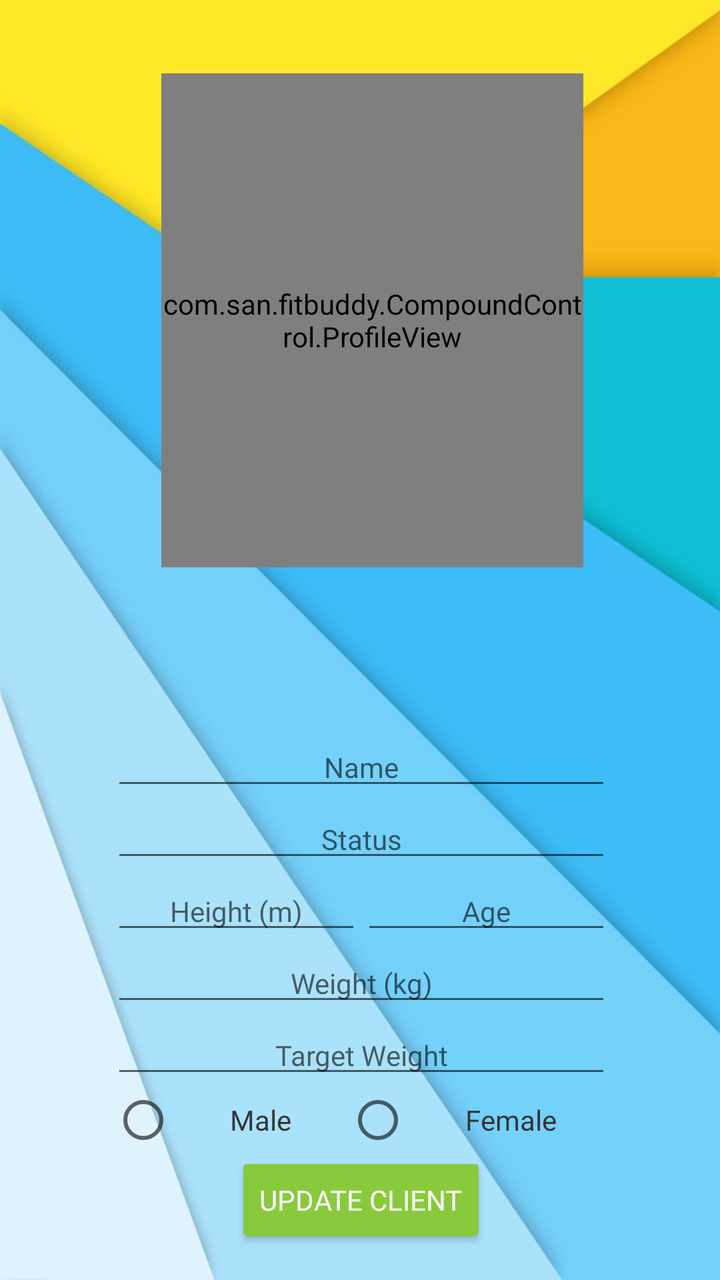
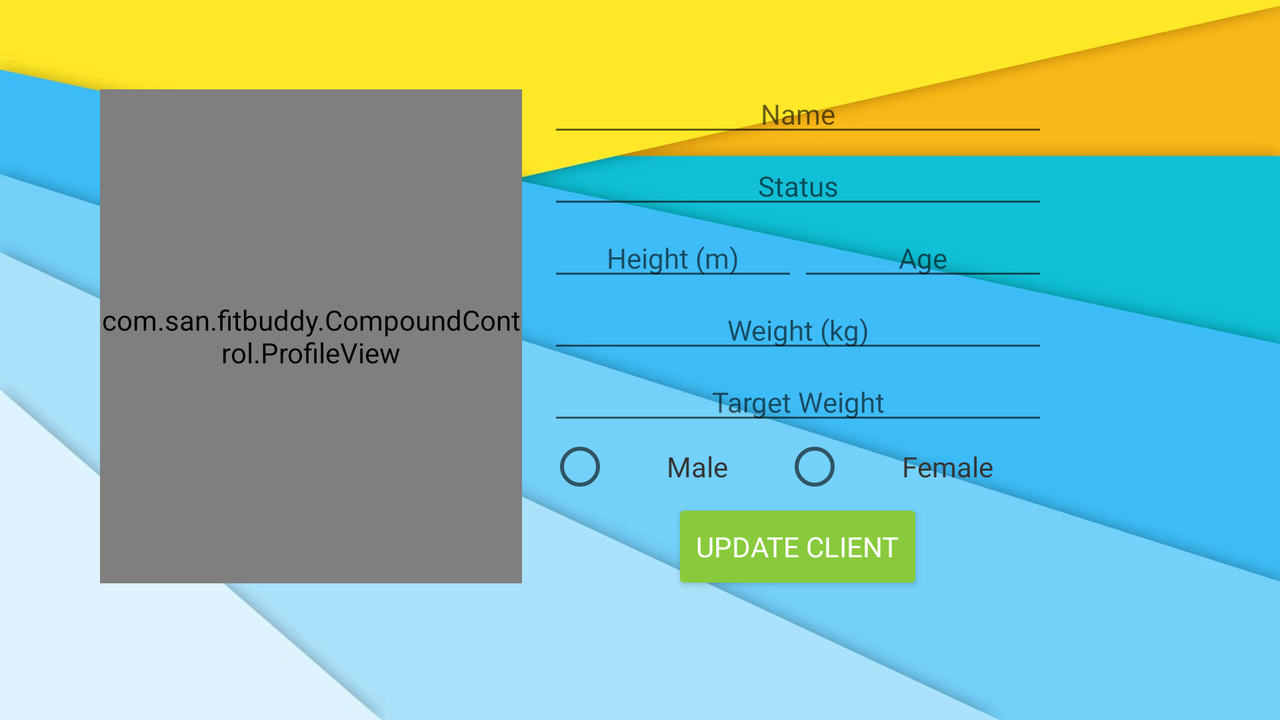

Two renders of one Android screen. The first uses the default layout on a phone; the second uses the alternative layout the repository ships for a different screen configuration, on a matching device. The two XML files are below.
<!-- AndroidManifest.xml: application theme AppTheme -->
<!-- res/layout/activity_update_client.xml -->
<?xml version="1.0" encoding="utf-8"?>
<androidx.constraintlayout.widget.ConstraintLayout xmlns:android="http://schemas.android.com/apk/res/android"
    xmlns:app="http://schemas.android.com/apk/res-auto"
    xmlns:tools="http://schemas.android.com/tools"
    android:layout_width="match_parent"
    android:layout_height="match_parent"
    tools:context=".Activities.UpdateClientActivity"
    android:background="@drawable/background_texture_3">

    <LinearLayout
        android:id="@+id/linearLayout2"
        android:layout_width="250dp"
        android:layout_height="wrap_content"
        android:layout_marginStart="50dp"
        android:layout_marginEnd="50dp"
        android:layout_marginBottom="16dp"
        android:gravity="center"
        android:orientation="vertical"
        app:layout_constraintBottom_toBottomOf="parent"
        app:layout_constraintEnd_toEndOf="parent"
        app:layout_constraintHorizontal_bias="0.571"
        app:layout_constraintStart_toStartOf="parent">

        <LinearLayout
            android:layout_width="match_parent"
            android:layout_height="wrap_content"
            android:orientation="horizontal">

            <EditText
                android:id="@+id/updateClientName"
                android:layout_width="0dp"
                android:layout_height="wrap_content"
                android:layout_weight="1"
                android:cursorVisible="true"
                android:ems="10"
                android:fontFamily="@font/comfortaa_light"
                android:hapticFeedbackEnabled="true"
                android:hint="@string/add_client_name"
                android:inputType="textPersonName"
                android:singleLine="true"
                android:textAlignment="center"
                android:textAppearance="@style/TextAppearance.AppCompat.Body1"
                android:textColor="#000000"
                android:textSize="14sp"
                android:tooltipText="@string/add_client_name" />
        </LinearLayout>

        <LinearLayout
            android:layout_width="match_parent"
            android:layout_height="wrap_content"
            android:orientation="horizontal">

            <EditText
                android:id="@+id/updateClientStatus"
                android:layout_width="0dp"
                android:layout_height="wrap_content"
                android:layout_weight="1"
                android:ems="10"
                android:fontFamily="@font/comfortaa_light"
                android:hint="@string/update_client_status"
                android:inputType="textPersonName"
                android:textAlignment="center"
                android:textColor="#000000"
                android:textSize="14sp" />
        </LinearLayout>

        <LinearLayout
            android:layout_width="match_parent"
            android:layout_height="wrap_content"
            android:orientation="horizontal">

            <EditText
                android:id="@+id/updateClientHeight"
                android:layout_width="0dp"
                android:layout_height="wrap_content"
                android:layout_weight="1"
                android:ems="10"
                android:fontFamily="@font/comfortaa_light"
                android:hint="@string/add_client_height"
                android:inputType="numberDecimal"
                android:textAlignment="center"
                android:textAppearance="@style/TextAppearance.AppCompat.Body1"
                android:textColor="#000000"
                android:textSize="14sp" />

            <EditText
                android:id="@+id/updateClientAge"
                android:layout_width="0dp"
                android:layout_height="wrap_content"
                android:layout_weight="1"
                android:ems="10"
                android:fontFamily="@font/comfortaa_light"
                android:hint="@string/add_client_age"
                android:inputType="number"
                android:textAlignment="center"
                android:textAppearance="@style/TextAppearance.AppCompat.Body1"
                android:textColor="#000000"
                android:textSize="14sp" />
        </LinearLayout>

        <LinearLayout
            android:layout_width="match_parent"
            android:layout_height="wrap_content"
            android:orientation="horizontal">

            <EditText
                android:id="@+id/updateClientWeight"
                android:layout_width="0dp"
                android:layout_height="wrap_content"
                android:layout_weight="1"
                android:ems="10"
                android:fontFamily="@font/comfortaa_light"
                android:hint="@string/add_client_weight"
                android:inputType="numberDecimal"
                android:textAlignment="center"
                android:textAppearance="@style/TextAppearance.AppCompat.Body1"
                android:textColor="#000000"
                android:textSize="14sp" />
        </LinearLayout>

        <LinearLayout
            android:layout_width="match_parent"
            android:layout_height="wrap_content"
            android:orientation="horizontal">

            <EditText
                android:id="@+id/updateClientTargWeight"
                android:layout_width="0dp"
                android:layout_height="wrap_content"
                android:layout_weight="1"
                android:ems="10"
                android:fontFamily="@font/comfortaa_light"
                android:hint="@string/add_client_tweight"
                android:inputType="numberDecimal"
                android:textAlignment="center"
                android:textAppearance="@style/TextAppearance.AppCompat.Body1"
                android:textColor="#000000"
                android:textSize="14sp" />
        </LinearLayout>

        <LinearLayout
            android:layout_width="match_parent"
            android:layout_height="wrap_content"
            android:orientation="horizontal">

            <RadioGroup
                android:layout_width="0dp"
                android:layout_height="wrap_content"
                android:layout_weight="1"
                android:orientation="horizontal"
                android:id="@+id/updateRadioGroup">

                <RadioButton
                    android:id="@+id/updateClientRadioMale"
                    android:layout_width="wrap_content"
                    android:layout_height="wrap_content"
                    android:layout_weight="1"
                    android:fontFamily="@font/comfortaa_light"
                    android:onClick="checkButton"
                    android:text="@string/add_client_gender_male"
                    android:textAlignment="center"
                    android:textAppearance="@style/TextAppearance.AppCompat.Small"
                    android:textColor="#353535" />

                <RadioButton
                    android:id="@+id/updateClientRadioFemale"
                    android:layout_width="wrap_content"
                    android:layout_height="wrap_content"
                    android:layout_weight="1"
                    android:fontFamily="@font/comfortaa_light"
                    android:onClick="checkButton"
                    android:text="@string/add_client_gender_female"
                    android:textAlignment="center"
                    android:textAppearance="@style/TextAppearance.AppCompat.Small"
                    android:textColor="#353535" />

            </RadioGroup>
        </LinearLayout>

        <Button
            android:id="@+id/updateButton"
            android:layout_width="wrap_content"
            android:layout_height="wrap_content"
            android:backgroundTint="#88CA3C"
            android:fontFamily="@font/comfortaa_light"
            android:gravity="center"
            android:text="@string/update_client"
            android:textColor="#FFFFFF" />
    </LinearLayout>

    <com.san.fitbuddy.CompoundControl.ProfileView
        android:id="@+id/updateClientProfile"
        android:layout_width="211dp"
        android:layout_height="247dp"
        android:layout_marginTop="10dp"
        app:layout_constraintBottom_toTopOf="@+id/linearLayout2"
        app:layout_constraintEnd_toEndOf="parent"
        app:layout_constraintHorizontal_bias="0.542"
        app:layout_constraintStart_toStartOf="parent"
        app:layout_constraintTop_toTopOf="parent"
        app:layout_constraintVertical_bias="0.248" />

</androidx.constraintlayout.widget.ConstraintLayout>
<!-- resources referenced by this layout -->
<resources>
  <!-- drawable background_texture_3: jpg bitmap (drawable, 39087 bytes) -->
  <string name="add_client_age">Age</string>
  <string name="add_client_gender_female">Female</string>
  <string name="add_client_gender_male">Male</string>
  <string name="add_client_height">Height (m)</string>
  <string name="add_client_name">Name</string>
  <string name="add_client_tweight">Target Weight</string>
  <string name="add_client_weight">Weight (kg)</string>
  <string name="update_client">Update client</string>
  <string name="update_client_status" translatable="false">Status</string>
  <style name="AppTheme" parent="Theme.AppCompat.Light.DarkActionBar">
          
          <item name="colorPrimary">#FAC01E</item>
          <item name="colorPrimaryDark">#C3630F</item>
          <item name="colorAccent">#283F3B</item>
      </style>
</resources>
<!-- res/layout-land/activity_update_client.xml (the repository's variant of the layout above) -->
<!-- drawn on the phone turned sideways -->
<?xml version="1.0" encoding="utf-8"?>
<androidx.constraintlayout.widget.ConstraintLayout xmlns:android="http://schemas.android.com/apk/res/android"
    xmlns:app="http://schemas.android.com/apk/res-auto"
    xmlns:tools="http://schemas.android.com/tools"
    android:layout_width="match_parent"
    android:layout_height="match_parent"
    tools:context=".Activities.UpdateClientActivity"
    android:background="@drawable/background_texture_3">

    <LinearLayout
        android:id="@+id/linearLayout2"
        android:layout_width="250dp"
        android:layout_height="wrap_content"
        android:layout_marginEnd="116dp"
        android:gravity="center"
        android:orientation="vertical"
        app:layout_constraintBottom_toBottomOf="parent"
        app:layout_constraintEnd_toEndOf="parent"
        app:layout_constraintTop_toTopOf="parent"
        app:layout_constraintVertical_bias="0.372">

        <LinearLayout
            android:layout_width="match_parent"
            android:layout_height="wrap_content"
            android:orientation="horizontal">

            <EditText
                android:id="@+id/updateClientName"
                android:layout_width="0dp"
                android:layout_height="wrap_content"
                android:layout_weight="1"
                android:cursorVisible="false"
                android:ems="10"
                android:fontFamily="@font/comfortaa_light"
                android:hint="@string/add_client_name"
                android:inputType="textPersonName"
                android:singleLine="true"
                android:textAlignment="center"
                android:textAppearance="@style/TextAppearance.AppCompat.Body1"
                android:textColor="#000000"
                android:textSize="14sp" />
        </LinearLayout>

        <LinearLayout
            android:layout_width="match_parent"
            android:layout_height="wrap_content"
            android:orientation="horizontal">

            <EditText
                android:id="@+id/updateClientStatus"
                android:layout_width="0dp"
                android:layout_height="wrap_content"
                android:layout_weight="1"
                android:ems="10"
                android:fontFamily="@font/comfortaa_light"
                android:hint="@string/update_client_status"
                android:inputType="textPersonName"
                android:textAlignment="center"
                android:textColor="#000000"
                android:textSize="14sp" />
        </LinearLayout>

        <LinearLayout
            android:layout_width="match_parent"
            android:layout_height="wrap_content"
            android:orientation="horizontal">

            <EditText
                android:id="@+id/updateClientHeight"
                android:layout_width="0dp"
                android:layout_height="wrap_content"
                android:layout_weight="1"
                android:ems="10"
                android:fontFamily="@font/comfortaa_light"
                android:hint="@string/add_client_height"
                android:inputType="numberDecimal"
                android:textAlignment="center"
                android:textAppearance="@style/TextAppearance.AppCompat.Body1"
                android:textColor="#000000"
                android:textSize="14sp" />

            <EditText
                android:id="@+id/updateClientAge"
                android:layout_width="0dp"
                android:layout_height="wrap_content"
                android:layout_weight="1"
                android:ems="10"
                android:fontFamily="@font/comfortaa_light"
                android:hint="@string/add_client_age"
                android:inputType="number"
                android:textAlignment="center"
                android:textAppearance="@style/TextAppearance.AppCompat.Body1"
                android:textColor="#000000"
                android:textSize="14sp" />
        </LinearLayout>

        <LinearLayout
            android:layout_width="match_parent"
            android:layout_height="wrap_content"
            android:orientation="horizontal">

            <EditText
                android:id="@+id/updateClientWeight"
                android:layout_width="0dp"
                android:layout_height="wrap_content"
                android:layout_weight="1"
                android:ems="10"
                android:fontFamily="@font/comfortaa_light"
                android:hint="@string/add_client_weight"
                android:inputType="numberDecimal"
                android:textAlignment="center"
                android:textAppearance="@style/TextAppearance.AppCompat.Body1"
                android:textColor="#000000"
                android:textSize="14sp" />
        </LinearLayout>

        <LinearLayout
            android:layout_width="match_parent"
            android:layout_height="wrap_content"
            android:orientation="horizontal">

            <EditText
                android:id="@+id/updateClientTargWeight"
                android:layout_width="0dp"
                android:layout_height="wrap_content"
                android:layout_weight="1"
                android:ems="10"
                android:fontFamily="@font/comfortaa_light"
                android:hint="@string/add_client_tweight"
                android:inputType="numberDecimal"
                android:textAlignment="center"
                android:textAppearance="@style/TextAppearance.AppCompat.Body1"
                android:textColor="#000000"
                android:textSize="14sp" />
        </LinearLayout>

        <LinearLayout
            android:layout_width="match_parent"
            android:layout_height="wrap_content"
            android:orientation="horizontal">

            <RadioGroup
                android:layout_width="0dp"
                android:layout_height="wrap_content"
                android:layout_weight="1"
                android:orientation="horizontal">

                <RadioButton
                    android:id="@+id/updateClientRadioMale"
                    android:layout_width="wrap_content"
                    android:layout_height="wrap_content"
                    android:layout_weight="1"
                    android:fontFamily="@font/comfortaa_light"
                    android:text="@string/add_client_gender_male"
                    android:textAlignment="center"
                    android:textAppearance="@style/TextAppearance.AppCompat.Small"
                    android:textColor="#353535" />

                <RadioButton
                    android:id="@+id/updateClientRadioFemale"
                    android:layout_width="wrap_content"
                    android:layout_height="wrap_content"
                    android:layout_weight="1"
                    android:fontFamily="@font/comfortaa_light"
                    android:text="@string/add_client_gender_female"
                    android:textAlignment="center"
                    android:textAppearance="@style/TextAppearance.AppCompat.Small"
                    android:textColor="#353535" />
            </RadioGroup>
        </LinearLayout>

        <Button
            android:id="@+id/updateButton"
            android:layout_width="wrap_content"
            android:layout_height="wrap_content"
            android:backgroundTint="#88CA3C"
            android:fontFamily="@font/comfortaa_light"
            android:gravity="center"
            android:text="@string/update_client"
            android:textColor="#FFFFFF" />
    </LinearLayout>

    <com.san.fitbuddy.CompoundControl.ProfileView
        android:id="@+id/updateClientProfile"
        android:layout_width="211dp"
        android:layout_height="247dp"
        android:layout_marginStart="50dp"
        app:layout_constraintBottom_toBottomOf="parent"
        app:layout_constraintEnd_toStartOf="@+id/linearLayout2"
        app:layout_constraintHorizontal_bias="0.0"
        app:layout_constraintStart_toStartOf="parent"
        app:layout_constraintTop_toTopOf="parent"
        app:layout_constraintVertical_bias="0.396" />

</androidx.constraintlayout.widget.ConstraintLayout>
